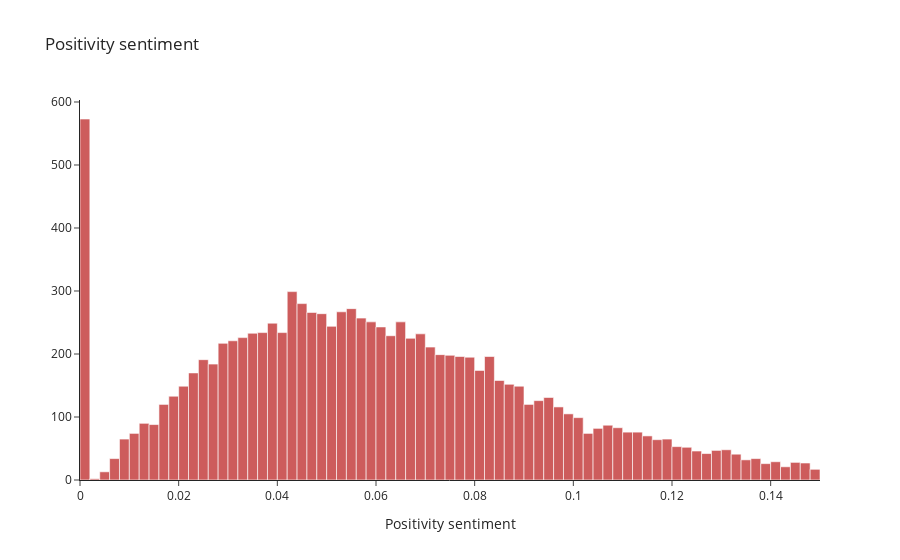

The notebook cell saved with this chart:
### Markdown cell above
From the above plot, we can see that the negative sentiment has maximum probability mass at 0, indicating that a large number of articles show no negativity. The distribution also has a slight rightward (positive) skew, indicating that lower values of negativity are more likely. Very few abstracts have negativity greater than 0.15, indicating that most abstracts do not project a negative view.

### Code cell
fig = go.Figure(go.Histogram(x=[pols["pos"] for pols in polar_0 if pols["pos"] < 0.15], marker=dict(
        color='indianred'
    )))
fig.update_layout(xaxis_title="Positivity sentiment", title_text="Positivity sentiment", template="simple_white")
fig.show()

### Figure 1 — Plotly figure (JSON) as saved in the notebook; plotly's stock layout.template omitted (floating-point values rounded to 4 significant figures; data arrays with more than 128 entries replaced by an {"elided": "..."} marker saying what was removed)
{"data": [{"marker": {"color": "indianred"}, "type": "histogram", "x": {"elided": "10825 float values"}}], "layout": {"title": {"text": "Positivity sentiment"}, "xaxis": {"title": {"text": "Positivity sentiment"}}}}
